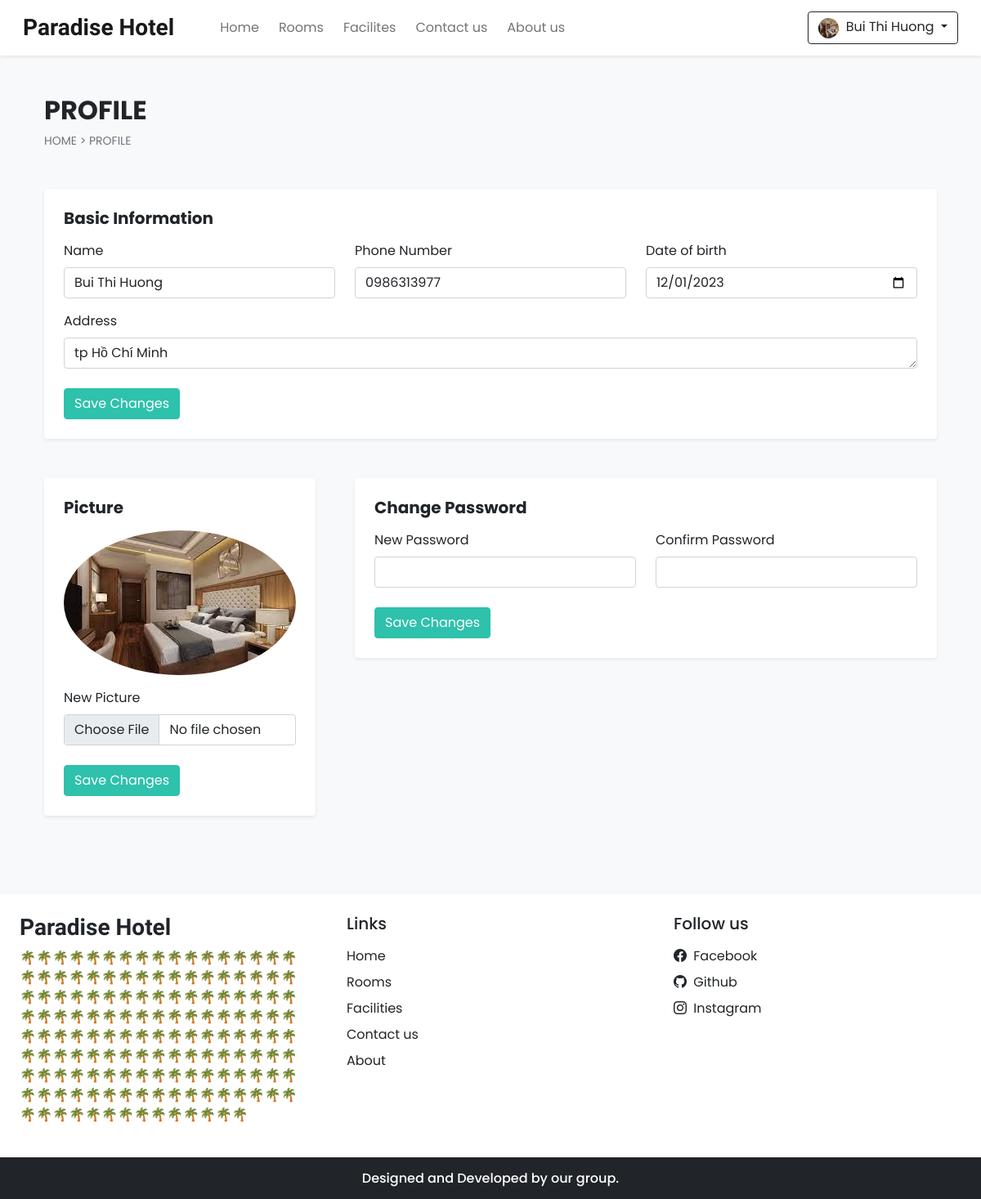
The app's page /profile.php (signed in) with its own data.
### tables this page shows
CREATE TABLE `settings` (
  `sr_no` int(11) NOT NULL,
  `site_title` varchar(50) NOT NULL,
  `site_about` varchar(150) NOT NULL,
  `shutdown` tinyint(1) NOT NULL
);

CREATE TABLE `user_cred` (
  `id` int(11) NOT NULL,
  `name` varchar(120) NOT NULL,
  `email` varchar(100) NOT NULL,
  `phonenum` varchar(100) NOT NULL,
  `dob` date NOT NULL,
  `profile` varchar(100) NOT NULL,
  `address` varchar(100) NOT NULL,
  `password` varchar(100) NOT NULL,
  `datentime` datetime NOT NULL DEFAULT current_timestamp(),
  `is_verified` int(11) NOT NULL DEFAULT 1
);

### admin/inc/db_config.php (called while the page is built, shortened)
<?php
function select($sql, $values, $datatypes)
{
    $con = $GLOBALS['con'];
    if ($stmt = mysqli_prepare($con, $sql)) {
        mysqli_stmt_bind_param($stmt, $datatypes, ...$values);
        if (mysqli_stmt_execute($stmt)) {
            $res = mysqli_stmt_get_result($stmt);
            return $res;
        } else {
            mysqli_stmt_close($stmt);
            die("Query cannot be executed - Select");
        }
    } else {
        die("Query cannot be prepared - Select");
    }
}
?>

### profile.php (the view, shortened to what this page needs)
<!DOCTYPE html>
<html lang="vi">
<head>
    <?php require('inc/links.php');?>
    <link rel="stylesheet" href="https://cdn.jsdelivr.net/npm/swiper@10/swiper-bundle.min.css"/>
</head>
<body class="bg-light">
    <?php
        require('inc/header.php');
        $u_exist = select ("SELECT * FROM `user_cred` WHERE `id`=? LIMIT 1",[$_SESSION['uId']],'s');
        $u_fetch = mysqli_fetch_assoc($u_exist);
    ?>
    <div class="container">
        <div class="row">
            <div class="col-12 my-5  px-4">
                <h2 class="fw-bold ">PROFILE</h2>
                <div style="font-size:14px;">
                    <a href="index.php" class="text-secondary text-decoration-none">HOME</a>
                    <span class="text-secondary"> > </span>
                    <a href="#" class="text-secondary text-decoration-none">PROFILE</a>
                </div>
            </div>
            <div class="col-12 mb-5  px-4">
                <div class="bg-white p-3 p-md-4 rounded shadow-sm">
                    <form id="info-form">
                        <h5 class="mb-3 fw-bold">Basic Information</h5>
                        <div class="row">
                            <div class="col-md-4 mb-3">
                                <label class="form-label" >Name</label>
                                <input name="name" type="text" value="<?php echo $u_fetch['name'] ?>" class="form-control shadow-none" required>
                            </div>
                            <div class="col-md-4 mb-3">
                                <label class="form-label" >Phone Number</label>
                                <input name="phonenum" type="number" value="<?php echo $u_fetch['phonenum'] ?>" class="form-control shadow-none" required>
                            </div>
                            <div class="col-md-4 mb-3">
                                <label class="form-label" >Date of birth</label>
                                <input name="dob" type="date" value="<?php echo $u_fetch['dob'] ?>" class="form-control shadow-none" required>
                            </div>
                            <div class="col-md-16 mb-4">
                                <label class="form-label" >Address</label>
                                <textarea name="address" class="form-control shadow-none" rows="1" required><?php echo $u_fetch['address'] ?></textarea>
                            </div>
                        </div>
                        <button type="submit" class="btn text-white custom-bg shadow-none">Save Changes</button>
                    </form>
                </div>
            </div>
                    <div class="col-md-4 mb-5  px-4">
                        <div class="bg-white p-3 p-md-4 rounded shadow-sm">
                            <form id="profile-form">
                                <h5 class="mb-3 fw-bold">Picture</h5>
                                <img src="<?php echo USERS_IMG_PATH.$u_fetch['profile'] ?>" class="rounded-circle img-fluid">
                                <label class="form-label">New Picture</label>
                                <input name="profile" accept=".jpg, .jpeg, .png, .webp" type="file" class="mb-4 form-control shadow-none">
                                <button type="submit" class="btn text-white custom-bg shadow-none">Save Changes</button>
                            </form>
                        </div>
                    </div>
                    <div class="col-md-8 mb-5  px-4">
                        <div class="bg-white p-3 p-md-4 rounded shadow-sm">
                            <form id="pass-form">
                                <h5 class="mb-3 fw-bold">Change Password</h5>
                                <div class="row">
                                    <div class="col-md-6 mb-3">
                                        <label class="form-label" >New Password</label>
                                        <input name="new_pass" type="password"  class="form-control shadow-none" required>
                                    </div>
                                    <div class="col-md-6 mb-4">
                                        <label class="form-label" >Confirm Password</label>
                                        <input name="confirm_pass" type="password" class="form-control shadow-none" required>
                                    </div>
                                </div>
                                <button type="submit" class="btn text-white custom-bg shadow-none">Save Changes</button>
                            </form>
                        </div>
                    </div>
                </div>
            </div>
    <?php require('inc/footer.php');?>
</body>
</html>

### inc/header.php (shortened to what this page needs)
<nav id="nav-bar" class="navbar navbar-expand-lg navbar-light bg-white px-lg-3 py-lg-2 shadow-sm sticky-top">
    <div class="container-fluid">
        <a class="navbar-brand me-5 fw-bold fs-3 h-font" href="index.php"><?php echo $settings_r['site_title'] ?></a>
        <div class="collapse navbar-collapse" id="navbarSupportedContent">
        <ul class="navbar-nav me-auto mb-2 mb-lg-0">
            <li class="nav-item">
            <a class="nav-link me-2"  href="index.php">Home</a>
            </li>
            <li class="nav-item">
            <a class="nav-link  me-2" href="ROOMS.PHP">Rooms</a>
            </li>
            <li class="nav-item">
            <a class="nav-link me-2" href="facilities.php">Facilites</a>
            </li>
            <li class="nav-item">
            <a class="nav-link me-2" href="CONTACT.PHP">Contact us</a>
            </li>
            <li class="nav-item">
            <a class="nav-link" href="about.php">About us</a>
            </li>
        </ul>
        <div class="d-flex">
            <?php
                if(isset($_SESSION['login']) && $_SESSION['login'] == true)
                {
                    $path = USERS_IMG_PATH;
                    echo<<<data
                    <div class="btn-group">
                        <button type="button" class="btn btn-outline-dark shadow-none dropdown-toggle" data-bs-toggle="dropdown" data-bs-display="static" aria-expanded="false">
                            <img src="$path$_SESSION[uPic]" style="width: 25px; height: 25px;" class="me-1 rounded-circle">
                            <span id="user-name">$_SESSION[uName]</span>
                        </button>
                        <ul class="dropdown-menu dropdown-menu-lg-end">
                            <li><a class="dropdown-item" href="profile.php">Profile</a></li>
                            <li><a class="dropdown-item" href="bookings.php">Bookings</a></li>
                            <li><a class="dropdown-item" href="logout.php">Logout</a></li>
                        </ul>
                    </div>
                    data;
                }
            ?>
        </div>
        </div>
    </div>
</nav>

### inc/footer.php (shortened to what this page needs)
<div class="container-fluid bg-white mt-5">
    <div class="row">
        <div class="col-lg-4 p-4">
            <h3 class="h-font fw-bold fs-3 mb-2"><?php echo $settings_r['site_title'] ?></h3>
            <p>
                <?php echo $settings_r['site_about'] ?>
            </p>
        </div>
        <div class="col-lg-4 p-4">
            <h5 class="mb-3">Links</h5>
            <a href="index.php" class="d-inline-block mb-2 text-dark text-decoration-none">Home</a><br>
            <a href="rooms.php" class="d-inline-block mb-2 text-dark text-decoration-none">Rooms</a><br>
            <a href="facilities.php" class="d-inline-block mb-2 text-dark text-decoration-none">Facilities</a><br>
            <a href="contact.php" class="d-inline-block mb-2 text-dark text-decoration-none">Contact us</a><br>
            <a href="about.php" class="d-inline-block mb-2 text-dark text-decoration-none">About</a><br>
        </div>
        <div class="col-lg-4 p-4">
            <h5 class="mb-3">Follow us</h5>
            <?php
            if ($contact_r['fb'] != '') {
                echo <<< data
                <a href=" $contact_r[fb]" class="d-inline-block text-dark text-decoration-none mb-2">
                <i class="bi bi-facebook me-1"></i> Facebook</span>
                </a><br>
                data;
            }
            ?>
            <a href="<?php echo  $contact_r['git'] ?>" class="d-inline-block text-dark text-decoration-none mb-2">
                <i class="bi bi-github me-1"></i> Github</span>
            </a><br>
            <a href="<?php echo  $contact_r['insta'] ?>" class="d-inline-block text-dark text-decoration-none">
                <i class="bi bi-instagram me-1"></i> Instagram</span>
            </a><br>
        </div>
    </div>
</div>
<h6 class="text-center bg-dark text-white p-3 m-0">Designed and Developed by our group.</h6>

### css/common.css (style rules this page uses)
:root { --teal: #2ec1ac; --teal_hover: #279e8c; }
* { font-family: 'Poppins', sans-serif; }
.h-font { font-family: 'Merienda', cursive; }
input[type=number] { -moz-appearance: textfield; }
.custom-bg { background-color: var(--teal); border: 1px solid var(--teal); }

### records on screen
settings: site_title "Paradise Hotel", site_about "🌴🌴🌴🌴🌴🌴🌴🌴🌴🌴🌴🌴🌴🌴🌴🌴🌴🌴🌴🌴🌴🌴🌴🌴🌴🌴🌴🌴🌴🌴🌴🌴🌴🌴🌴🌴🌴🌴🌴🌴🌴🌴🌴🌴🌴🌴🌴🌴🌴🌴🌴🌴🌴🌴🌴🌴🌴🌴🌴🌴🌴🌴🌴🌴🌴🌴🌴🌴🌴🌴🌴🌴🌴🌴🌴🌴🌴🌴🌴🌴🌴🌴🌴🌴🌴🌴🌴🌴🌴🌴🌴🌴🌴🌴🌴🌴🌴🌴🌴🌴🌴🌴🌴🌴🌴🌴🌴🌴🌴🌴🌴🌴🌴🌴🌴🌴🌴🌴🌴🌴🌴🌴🌴🌴🌴🌴🌴🌴🌴🌴🌴🌴🌴🌴🌴🌴🌴🌴🌴🌴🌴🌴🌴🌴🌴🌴🌴🌴🌴🌴"
user_cred: name "Bui Thi Huong", phonenum "0986313977", dob "12/01/2023", address "tp Hồ Chí Minh", profile (picture)

### other values on screen
$_SESSION[uName] "Bui Thi Huong"
